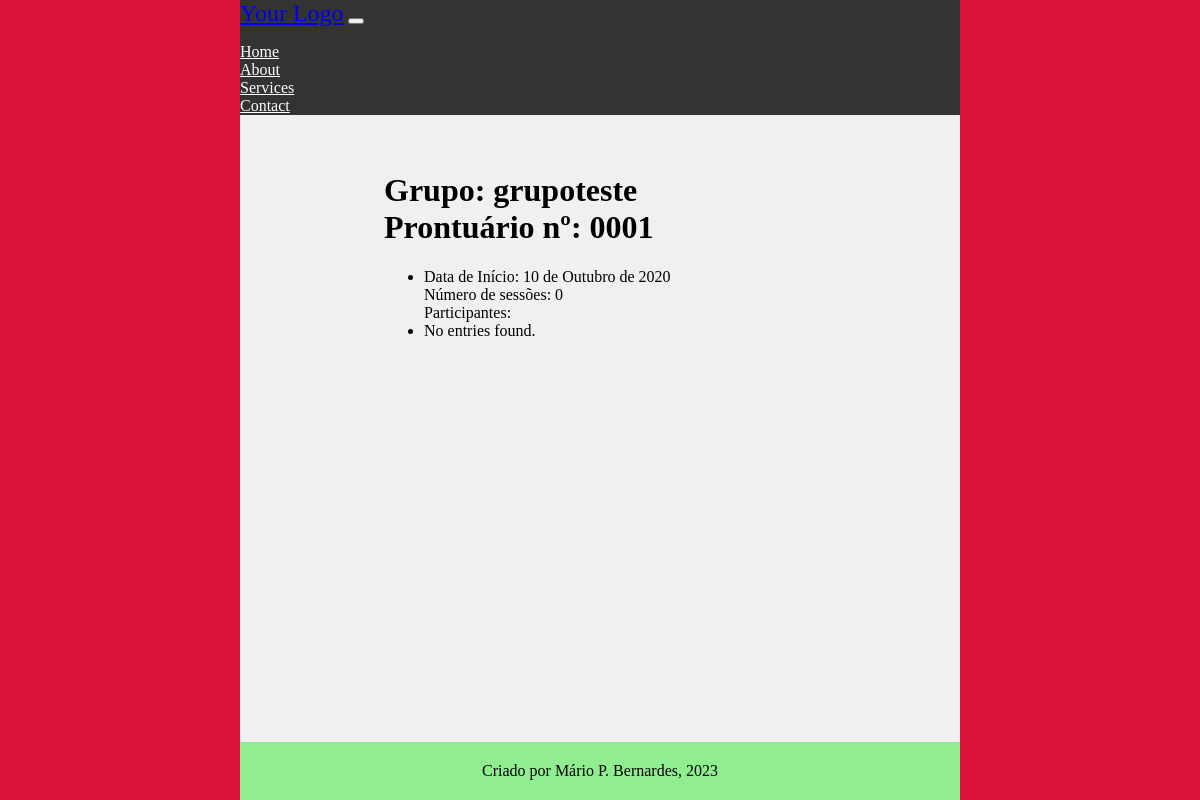
Page /main/dados_grupo/0001/ (signed in) on the earlier database version.
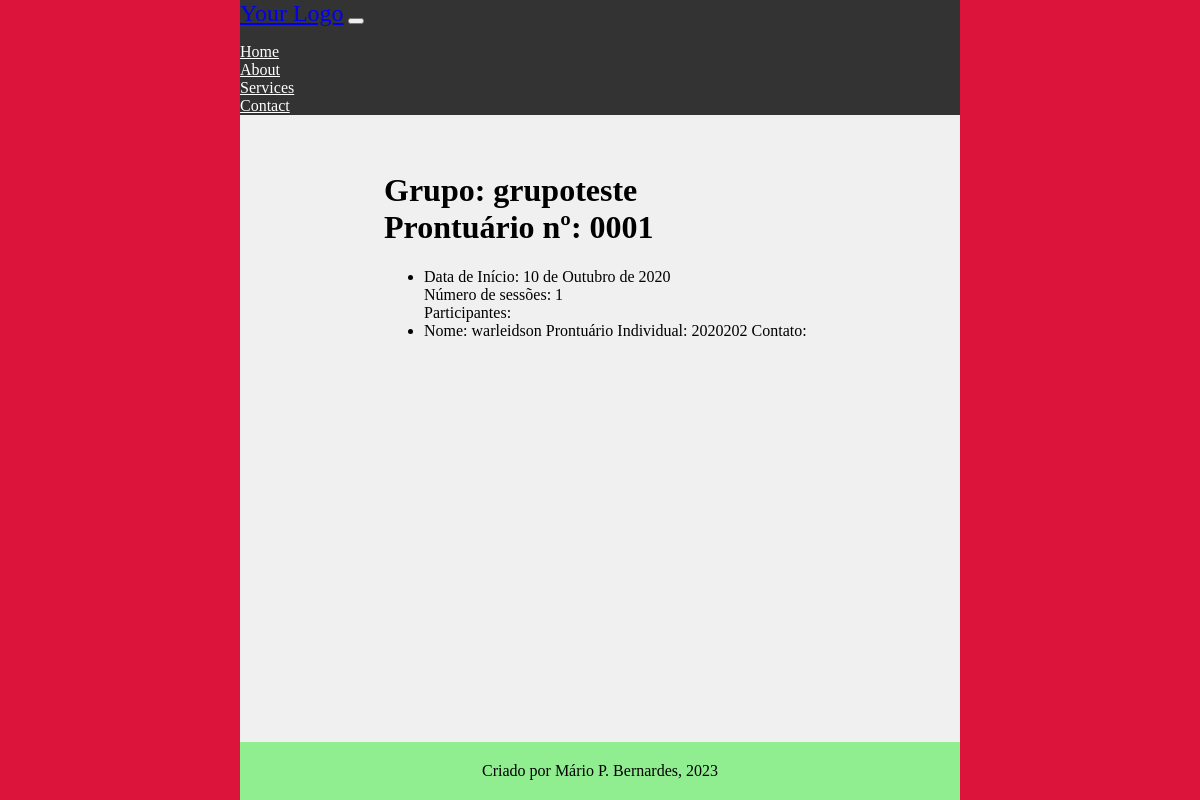
Same page on the later database version.
### main/models.py (models this page shows, shortened)
class CadastroPacientes(models.Model):
    nome = models.CharField(verbose_name='Nome do Paciente', max_length=100)
    prontuario_numero = models.CharField(verbose_name='Nº de Prontuario', max_length=7, unique=True)
    nascimento = models.DateField(verbose_name='Data de Nascimento', help_text='dd/mm/aaaa')
    responsavel_legal = models.CharField(verbose_name='Responsável Legal', max_length=100, null=True, blank=True)
    data_inicio = models.DateField(verbose_name='Data de Inicio', help_text='dd/mm/aaaa')
    data_final = models.DateField(verbose_name='Data do Desligamento', help_text='dd/mm/aaaa', blank=True, null=True)
    desligado = models.BooleanField(verbose_name='Desligado', help_text='Paciente desligado', default=False)
    cpf_numero = models.CharField(verbose_name='CPF', max_length=11, unique=True)
    MOD_CHOICES = (
        (0, 'Individual'),
        (1, 'Grupo'),
        (2, 'Casal'),
    )
    modalidade_atendimento = models.IntegerField(verbose_name='Modalidade', choices=MOD_CHOICES)
    grupo = models.ForeignKey(
        'CadastroGrupos',
        related_name='membros',
        on_delete=models.PROTECT,
        blank=True,
        null=True
    )
    convenio = models.ForeignKey(
        'ConveniosAceitos',
        related_name='pacientes',
        on_delete=models.PROTECT
    )
    carteirinha_convenio = models.CharField(verbose_name='Número do Convênio',
                                            max_length=50, blank=True, null=True)
    terapeuta = models.ForeignKey(
        'CadastroProfissionais',
        related_name='pacientes',
        on_delete=models.PROTECT
    )
    telefone_numero = models.CharField(verbose_name='Telefone', max_length=11)
    email = models.EmailField(verbose_name='E-mail', null=True, blank=True)
    observacoes = models.TextField(verbose_name='Observações', blank=True, null=True)
    objects = models.Manager()
    class Meta:
        verbose_name = 'Paciente'
        verbose_name_plural = 'Pacientes'
        permissions = [
            ('transfer_pac', 'Transferir Paciente (Terapeutas)'),
            ('deslig_pac', 'Desligar Paciente (Terapeutas)'),
            ('add_pac_group', 'Adicionar Paciente a Grupo (Terapeutas')
        ]

### main/views.py (the view)
@login_required(login_url="/main/login")
def detalhes_grupo(request, prontuario_grupo_numero):
    current_grupo = CadastroGrupos.objects.get(prontuario_grupo_numero=prontuario_grupo_numero)
    current_grupo_sessoes = ProntuariosGrupos.objects.filter(numero_id=prontuario_grupo_numero)
    current_grupo_membros = CadastroPacientes.objects.filter(grupo_id=current_grupo.id)
    sessoes_count = len(current_grupo_sessoes)
    context = {
        'grupo': current_grupo,
        'sessoes': current_grupo_sessoes,
        'participantes': current_grupo_membros,
        'count': sessoes_count
    }
    return render(request, 'grupo_detalhes.html', context)
    pass

### main/templates/grupo_detalhes.html (shortened to what this page needs)
{% extends 'middleman1.html' %}
{% load bootstrap5 %}
{% load static%}
{% block content %}
<h1> Grupo: {{ grupo.label }} <br>
     Prontuário nº:  {{ grupo.prontuario_grupo_numero }}
</h1>
    <ul>
            <li>
                Data de Início: {{ grupo.data_inicio}} <br>
                Número de sessões: {{ count }} <br>
                Participantes: {% for participante in participantes %} <br>
                <li>
                Nome: {{ participante.nome }}
                Prontuário Individual: {{ participante.prontuario_numero }}
                Contato: {{ paciente.telefone_numero }} <br>
                </li>
                {% empty %}
                <li>No entries found.</li>
                {% endfor %}
            </li>
    </ul>
{% endblock %}

Differences in the rows shown:
now on this page (row edited): CadastroPacientes: nome "warleidson", prontuario_numero "2020202"
Other differences:
{{ count }}: "0" → "1"
text no longer shown: "No entries found."
